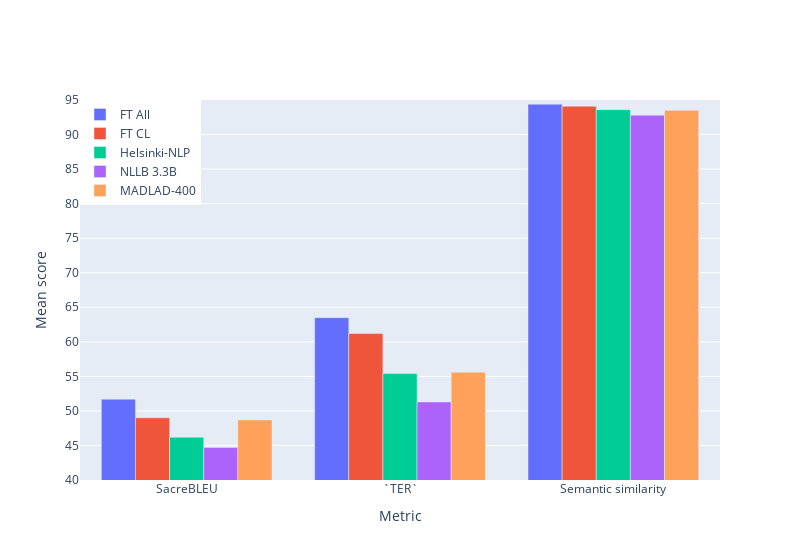

The notebook cell this image was saved under:
### Code cell
mean_results = pd.DataFrame([['FT All', 51.7, 63.5, 94.4],
                             ['FT CL', 49.0, 61.2, 94.1],
                             ['Helsinki-NLP', 46.2, 55.4, 93.6],
                             ['NLLB 3.3B', 44.7, 51.3, 92.8],
                             ['MADLAD-400', 48.7, 55.6, 93.5]],
                            columns=['Model', 'SacreBLEU', '`TER`', 'Semantic similarity'])
mean_results = mean_results.set_index('Model').T

plot_mean_bar_chart(mean_results, 40, 95)

### Figure 1 — Plotly figure (JSON) as saved in the notebook; plotly's stock layout.template omitted (floating-point values rounded to 4 significant figures)
{"data": [{"name": "FT All", "x": ["SacreBLEU", "`TER`", "Semantic similarity"], "y": [51.7, 63.5, 94.4], "type": "bar"}, {"name": "FT CL", "x": ["SacreBLEU", "`TER`", "Semantic similarity"], "y": [49.0, 61.2, 94.1], "type": "bar"}, {"name": "Helsinki-NLP", "x": ["SacreBLEU", "`TER`", "Semantic similarity"], "y": [46.2, 55.4, 93.6], "type": "bar"}, {"name": "NLLB 3.3B", "x": ["SacreBLEU", "`TER`", "Semantic similarity"], "y": [44.7, 51.3, 92.8], "type": "bar"}, {"name": "MADLAD-400", "x": ["SacreBLEU", "`TER`", "Semantic similarity"], "y": [48.7, 55.6, 93.5], "type": "bar"}], "layout": {"yaxis": {"title": {"text": "Mean score"}, "range": [40, 95], "tickvals": [40, 45, 50, 55, 60, 65, 70, 75, 80, 85, 90, 95]}, "legend": {"x": 0, "y": 1}, "barmode": "group", "xaxis": {"title": {"text": "Metric"}}, "width": 800}}
